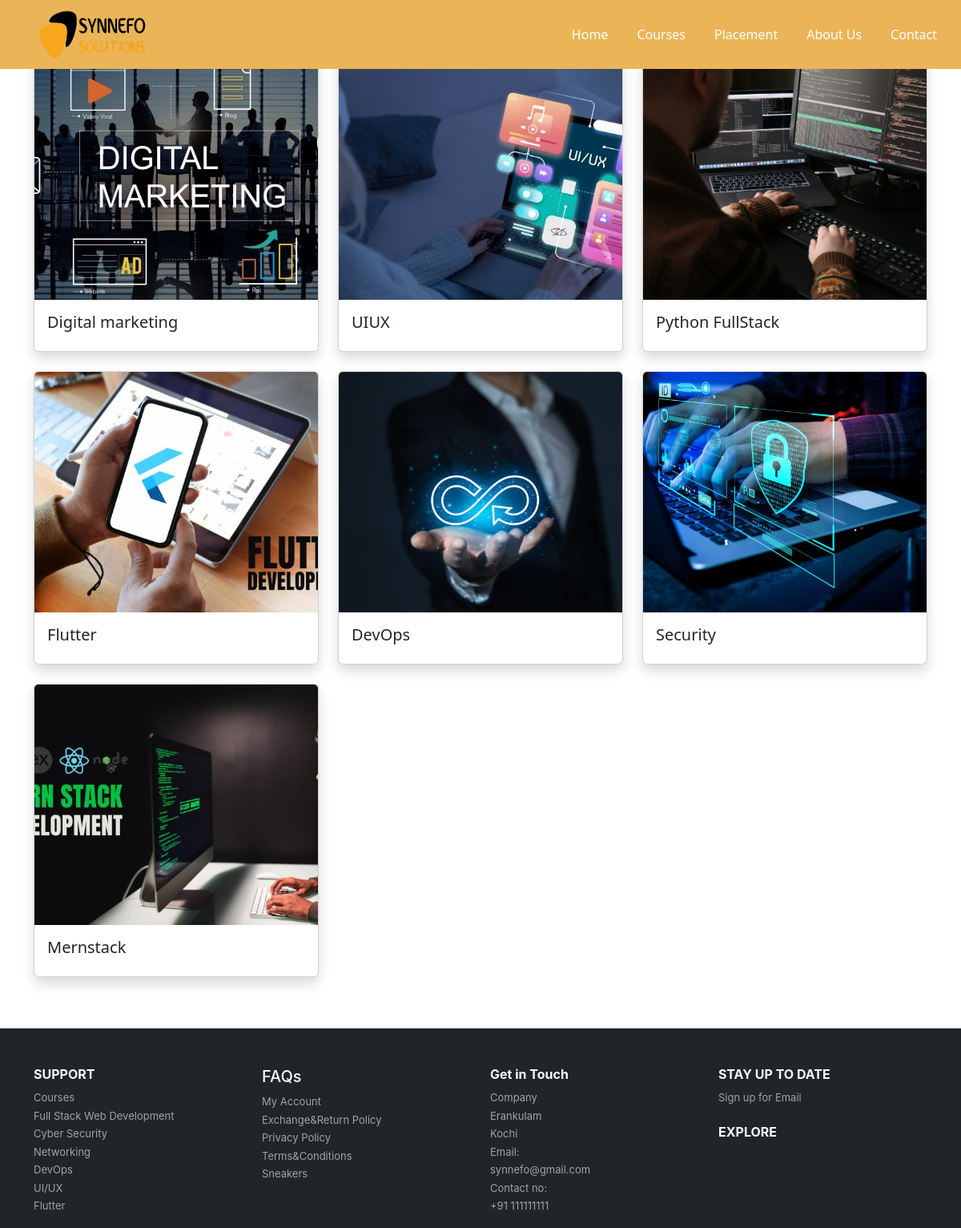
Screenshot of /courses with the database file from the repository.
### app/models.py (models this page shows)
class Courses(models.Model):
    name=models.TextField()
    img=models.FileField()

### app/views.py (the view)
# urls.py: path('courses',views.courses),
def courses(req):
    data=Courses.objects.all()
    return render(req,'courses.html',{'courses':data})

### template/courses.html (shortened to what this page needs)
<!DOCTYPE html>
<html lang="en">
<head>
    {% load static %}
    <link href="https://cdn.jsdelivr.net/npm/bootstrap@5.3.3/dist/css/bootstrap.min.css" rel="stylesheet">
    <link href="https://cdn.jsdelivr.net/npm/bootstrap-icons/font/bootstrap-icons.css" rel="stylesheet">
</head>
<body>
    <nav class="navbar navbar-expand-lg navbar-dark  fixed-top"  style="background-color: rgb(235, 181, 87)">
        <div class="container-fluid">
            <a class="navbar-brand" href="#">
                <img src="{% static 'img/logo.png' %}" alt="Logo"  style="width: 170px; height: 60px;padding-left: 22%; ">
            </a>
            <div class="collapse navbar-collapse" id="navbarNav" >
                <ul class="navbar-nav ms-auto " >
                    <li class="nav-item">
                        <a class="nav-link active" href="" >Home</a>
                    </li>
                    <li class="nav-item">
                        <a class="nav-link active" href="courses">Courses</a>
                    </li>
                    <li class="nav-item">
                        <a class="nav-link active" href="placement">Placement</a>
                    </li>
                    <li class="nav-item">
                        <a class="nav-link active" href="about">About us</a>
                    </li>
                    <li class="nav-item">
                        <a class="nav-link active" href="contact">Contact</a>
                    </li>
                </ul>
            </div>
        </div>
    </nav>
    <div class="container py-5" style="margin-top: 25px; ">
        <div class="row g-4">
          {% for c in courses %}
          <div class="col-sm-12 col-md-6 col-lg-4">
            <a href="" style="text-decoration: none;">
              <div class="card h-100 shadow">
                <img src="{{c.img.url}}" class="card-img-top" alt="{{pro.name}}" style="height: 300px; object-fit: cover;">
                <div class="card-body d-flex flex-column">
                  <h5 class="card-title">{{c.name}}</h5>
                </div>
              </div>
            </a>
          </div>
          {% endfor %}
        </div>
    </div>
    <footer class="bg-dark text-light pt-5 mt-3" style="font-size: 15px;">
      <div class="container">
          <div class="row">
              <div class="col-md-3">
                  <h6>SUPPORT</h6>
                  <ul class="list-unstyled">
                      <li><a href="courses" >Courses</a></li>
                      <li><a href="courses" >Full Stack Web Development</a></li>
                      <li><a href="courses" >Cyber Security</a></li>
                      <li><a href="courses" >Networking</a></li>
                      <li><a href="courses" >DevOps</a></li>
                      <li><a href="courses" >UI/UX</a></li>
                      <li><a href="courses" >Flutter </a></li>
                  </ul>
              </div>
              <div class="col-md-3">
                  <h5>FAQs</h5>
                  <ul class="list-unstyled">
                      <li><a href="" >My Account</a></li>
                      <li><a href="" >Exchange&Return Policy</a></li>
                      <li><a href="" >Privacy Policy</a></li>
                      <li><a href="" >Terms&Conditions</a></li>
                      <li><a href="" >Sneakers</a></li>
                  </ul>
              </div>
              <div class="col-md-3">
                <h6>Get in Touch</h6>
            <ul class="list-unstyled">
                <li><a href="#" >Company</a></li>
                <li><a href="#" >Erankulam</a></li>
                <li><a href="#" >Kochi</a></li>
                <li><a href="#" >Email:</a></li>
                <li><a href="#" >synnefo@gmail.com</a></li>
                <li><a href="#" >Contact no:</a></li>
                <li><a href="#" >+91 111111111</a></li>
            </ul>
            </div>
              <div class="col-md-3">
                  <h6>STAY UP TO DATE</h6>
                  <ul class="list-unstyled">
                      <li><a href="#">Sign up for Email</a></li>
                      <br>
                  <h6>EXPLORE</h6>
              </div>
          </div>
      </div>
      <br>
  </footer>
</body>
</html>

### template/courses.html (style rules this page uses)
.card-img-top { transition: transform 0.3s ease, filter 0.3s ease; }
.navbar-brand img { height: 40px; }
.nav-link { text-transform: capitalize; margin: 0 10px; }
.navbar-nav { align-items: center; }
footer { font-family: FFDINforPuma, Inter, -apple-system, system-ui, BlinkMacSystemFont, "Segoe UI", Roboto, "Helvetica Neue", Arial, sans-serif; display: flex; }
footer a { text-decoration: none; color: rgb(162, 162, 162); font-size: small; }
footer h6 { font-weight: bold; }

### rows the page displays
Courses: img (picture), name "Digital marketing"
Courses: img (picture), name "UIUX"
Courses: img (picture), name "Python FullStack"
Courses: img (picture), name "Flutter"
Courses: img (picture), name "DevOps"
Courses: img (picture), name "Security"
Courses: img (picture), name "Mernstack"
